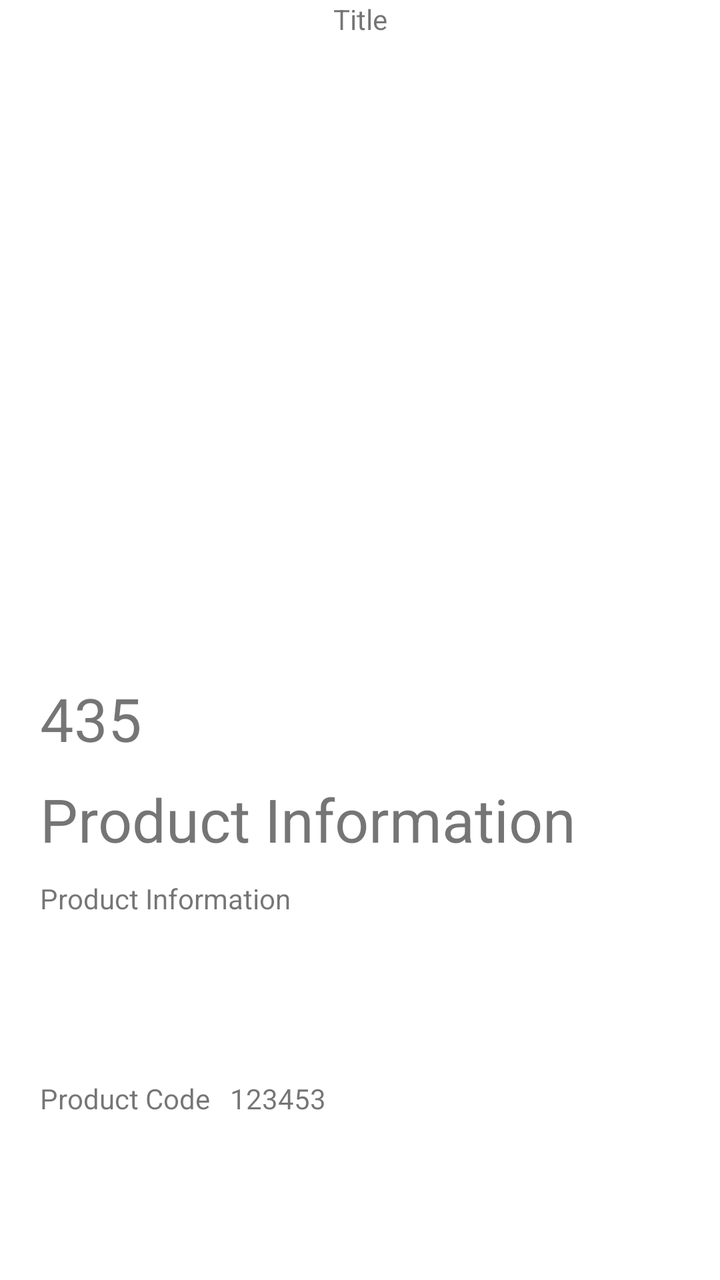
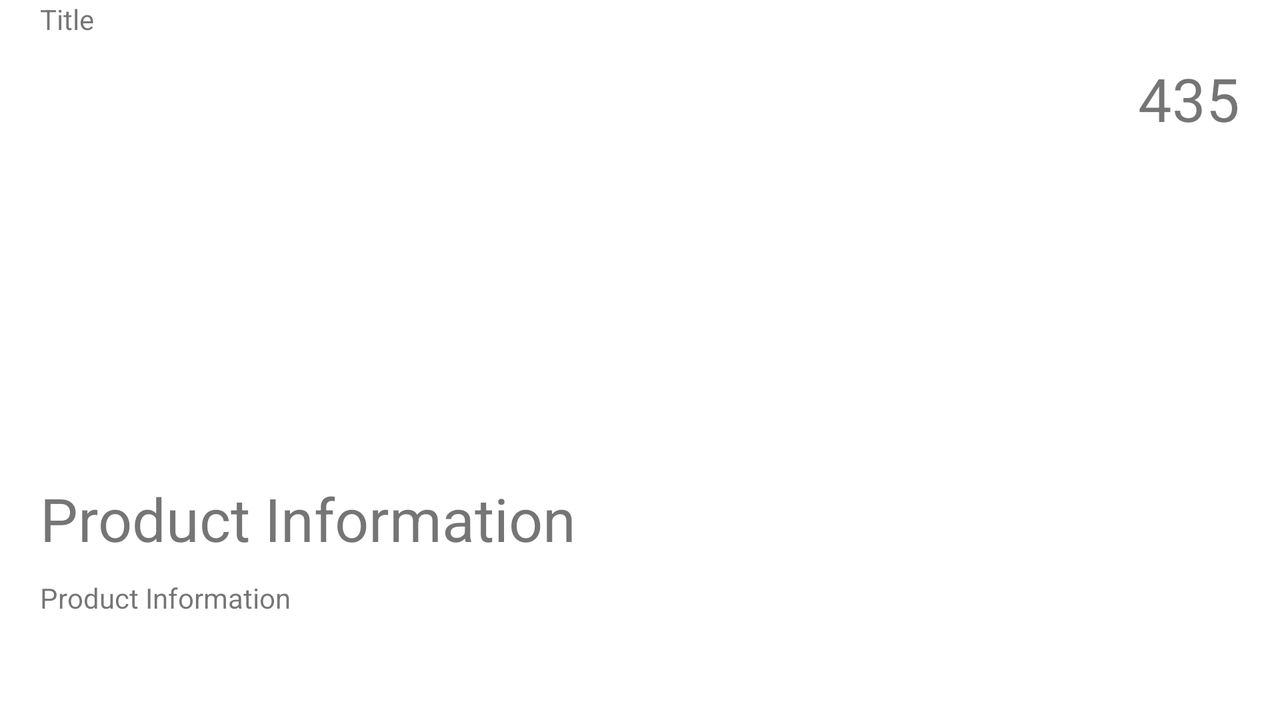

One screen, two layout resources from the same app: the default and the repository's alternative for another configuration. Each is rendered where Android would select it; the XML of both is given below.
<!-- AndroidManifest.xml: application theme Theme.DishWasher -->
<!-- res/layout/activity_product_details.xml -->
<?xml version="1.0" encoding="utf-8"?>
<androidx.constraintlayout.widget.ConstraintLayout xmlns:android="http://schemas.android.com/apk/res/android"
    xmlns:app="http://schemas.android.com/apk/res-auto"
    xmlns:tools="http://schemas.android.com/tools"
    android:layout_width="match_parent"
    android:layout_height="match_parent"
    tools:context=".view.ProductDetailsActivity">

    <TextView
        android:id="@+id/title"
        android:layout_width="wrap_content"
        android:layout_height="wrap_content"
        app:layout_constraintEnd_toEndOf="parent"
        app:layout_constraintStart_toStartOf="parent"
        app:layout_constraintTop_toTopOf="parent"
        android:text="Title" />
    <androidx.viewpager2.widget.ViewPager2
        android:id="@+id/viewPager"
        android:layout_width="match_parent"
        android:layout_height="300dp"
        android:layout_marginStart="1dp"
        android:layout_marginEnd="1dp"
        android:layout_marginTop="10dp"
        android:layout_marginBottom="1dp"
        app:layout_constraintEnd_toEndOf="parent"
        app:layout_constraintStart_toStartOf="parent"
        app:layout_constraintTop_toBottomOf="@+id/title" >
    </androidx.viewpager2.widget.ViewPager2>

    <TextView
        android:id="@+id/price"
        android:layout_width="wrap_content"
        android:layout_height="wrap_content"
        android:layout_marginTop="10dp"
        android:layout_marginLeft="20dp"
        android:textSize="30sp"
        app:layout_constraintStart_toStartOf="parent"
        app:layout_constraintTop_toBottomOf="@+id/viewPager"
        android:text="435" />

    <TextView
        android:id="@+id/info"
        android:layout_width="wrap_content"
        android:layout_height="wrap_content"
        android:layout_marginTop="10dp"
        android:layout_marginLeft="20dp"
        android:textSize="30sp"
        app:layout_constraintStart_toStartOf="parent"
        app:layout_constraintTop_toBottomOf="@+id/price"
        android:text="Product Information" />

    <ScrollView
        android:layout_width="match_parent"
        android:layout_height="100dp"
        android:id="@+id/scrollview"
        app:layout_constraintStart_toStartOf="parent"
        app:layout_constraintTop_toBottomOf="@+id/info">
    <TextView
        android:id="@+id/productInformation"
        android:layout_width="wrap_content"
        android:layout_height="wrap_content"
        android:layout_marginTop="10dp"
        android:layout_marginLeft="20dp"
        android:textSize="14sp"
        app:layout_constraintStart_toStartOf="parent"
        app:layout_constraintTop_toBottomOf="@+id/info"
        android:text="Product Information" />
    </ScrollView>

    <TextView
        android:id="@+id/code"
        android:layout_width="wrap_content"
        android:layout_height="wrap_content"
        android:layout_marginTop="10dp"
        android:layout_marginLeft="20dp"
        android:textSize="14sp"
        app:layout_constraintStart_toStartOf="parent"
        app:layout_constraintTop_toBottomOf="@+id/scrollview"
        android:text="Product Code" />

    <TextView
        android:id="@+id/productCode"
        android:layout_width="wrap_content"
        android:layout_height="wrap_content"
        android:layout_marginTop="10dp"
        android:layout_marginLeft="10dp"
        android:textSize="14sp"
        app:layout_constraintStart_toEndOf="@+id/code"
        app:layout_constraintTop_toBottomOf="@+id/scrollview"
        android:text="123453" />

</androidx.constraintlayout.widget.ConstraintLayout>
<!-- resources referenced by this layout -->
<resources>
  <style name="Theme.DishWasher" parent="Theme.MaterialComponents.DayNight.DarkActionBar">
          
          <item name="colorPrimary">@color/purple_500</item>
          <item name="colorPrimaryVariant">@color/purple_700</item>
          <item name="colorOnPrimary">@color/white</item>
          
          <item name="colorSecondary">@color/teal_200</item>
          <item name="colorSecondaryVariant">@color/teal_700</item>
          <item name="colorOnSecondary">@color/black</item>
          
          <item name="android:statusBarColor" tools:targetApi="l">?attr/colorPrimaryVariant</item>
          
      </style>
</resources>
<!-- res/layout-w600dp-land/activity_product_details.xml (the repository's variant of the layout above) -->
<!-- drawn on the phone turned sideways -->
<?xml version="1.0" encoding="utf-8"?>
<androidx.constraintlayout.widget.ConstraintLayout xmlns:android="http://schemas.android.com/apk/res/android"
    xmlns:app="http://schemas.android.com/apk/res-auto"
    xmlns:tools="http://schemas.android.com/tools"
    android:layout_width="match_parent"
    android:layout_height="match_parent"
    tools:context=".view.ProductDetailsActivity">

    <TextView
        android:id="@+id/title"
        android:layout_width="wrap_content"
        android:layout_height="wrap_content"
        app:layout_constraintStart_toStartOf="parent"
        android:layout_marginLeft="20dp"
        app:layout_constraintTop_toTopOf="parent"
        android:text="Title" />
    <androidx.viewpager2.widget.ViewPager2
        android:id="@+id/viewPager"
        android:layout_width="300dp"
        android:layout_height="200dp"
        android:layout_marginStart="1dp"
        android:layout_marginEnd="1dp"
        android:layout_marginTop="10dp"
        android:layout_marginBottom="1dp"
        app:layout_constraintStart_toStartOf="parent"
        app:layout_constraintTop_toBottomOf="@+id/title" >
    </androidx.viewpager2.widget.ViewPager2>

    <TextView
        android:id="@+id/price"
        android:layout_width="wrap_content"
        android:layout_height="wrap_content"
        android:layout_marginTop="10dp"
        android:layout_marginRight="20dp"
        android:textSize="30sp"
        app:layout_constraintEnd_toEndOf="parent"
        app:layout_constraintTop_toBottomOf="@+id/title"
        android:text="435" />

    <TextView
        android:id="@+id/info"
        android:layout_width="wrap_content"
        android:layout_height="wrap_content"
        android:layout_marginTop="10dp"
        android:layout_marginLeft="20dp"
        android:textSize="30sp"
        app:layout_constraintStart_toStartOf="parent"
        app:layout_constraintTop_toBottomOf="@+id/viewPager"
        android:text="Product Information" />

    <ScrollView
        android:layout_width="match_parent"
        android:layout_height="200dp"
        android:id="@+id/scrollview"
        app:layout_constraintStart_toStartOf="parent"
        app:layout_constraintTop_toBottomOf="@+id/info">
    <TextView
        android:id="@+id/productInformation"
        android:layout_width="wrap_content"
        android:layout_height="wrap_content"
        android:layout_marginTop="10dp"
        android:layout_marginLeft="20dp"
        android:textSize="14sp"
        app:layout_constraintStart_toStartOf="parent"
        app:layout_constraintTop_toBottomOf="@+id/info"
        android:text="Product Information" />
    </ScrollView>

    <TextView
        android:id="@+id/code"
        android:layout_width="wrap_content"
        android:layout_height="wrap_content"
        android:layout_marginTop="10dp"
        android:layout_marginLeft="20dp"
        android:textSize="14sp"
        app:layout_constraintStart_toStartOf="parent"
        app:layout_constraintTop_toBottomOf="@+id/scrollview"
        android:text="Product Code" />

    <TextView
        android:id="@+id/productCode"
        android:layout_width="wrap_content"
        android:layout_height="wrap_content"
        android:layout_marginTop="10dp"
        android:layout_marginLeft="10dp"
        android:textSize="14sp"
        app:layout_constraintStart_toEndOf="@+id/code"
        app:layout_constraintTop_toBottomOf="@+id/scrollview"
        android:text="123453" />

</androidx.constraintlayout.widget.ConstraintLayout>
